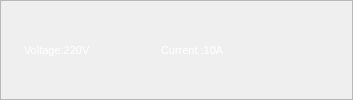
               <widget class="QFrame" name="left_10">
                <property name="sizePolicy">
                 <sizepolicy hsizetype="Expanding" vsizetype="Expanding">
                  <horstretch>11</horstretch>
                  <verstretch>5</verstretch>
                 </sizepolicy>
                </property>
                <property name="minimumSize">
                 <size>
                  <width>344</width>
                  <height>36</height>
                 </size>
                </property>
                <property name="styleSheet">
                 <string notr="true">#left_10{
	border-image: url(:/images/phptps/frame 1-01.svg);
	
	background-color: transparent;
	
	margin-top:3%
	
}
</string>
                </property>
                <property name="frameShape">
                 <enum>QFrame::StyledPanel</enum>
                </property>
                <property name="frameShadow">
                 <enum>QFrame::Raised</enum>
                </property>
                <layout class="QHBoxLayout" name="horizontalLayout_73">
                 <property name="leftMargin">
                  <number>23</number>
                 </property>
                 <property name="topMargin">
                  <number>2</number>
                 </property>
                 <property name="rightMargin">
                  <number>22</number>
                 </property>
                 <property name="bottomMargin">
                  <number>2</number>
                 </property>
                 <item>
                  <widget class="QLabel" name="voltage_9">
                   <property name="sizePolicy">
                    <sizepolicy hsizetype="Expanding" vsizetype="Expanding">
                     <horstretch>4</horstretch>
                     <verstretch>2</verstretch>
                    </sizepolicy>
                   </property>
                   <property name="minimumSize">
                    <size>
                     <width>81</width>
                     <height>0</height>
                    </size>
                   </property>
                   <property name="font">
                    <font>
                     <pointsize>8</pointsize>
                    </font>
                   </property>
                   <property name="styleSheet">
                    <string notr="true">color: rgb(255, 255, 255);
	background-color: transparent;
	border:none;</string>
                   </property>
                   <property name="text">
                    <string>Voltage:220V</string>
                   </property>
                  </widget>
                 </item>
                 <item>
                  <widget class="QLabel" name="label_75">
                   <property name="sizePolicy">
                    <sizepolicy hsizetype="Expanding" vsizetype="Expanding">
                     <horstretch>1</horstretch>
                     <verstretch>1</verstretch>
                    </sizepolicy>
                   </property>
                   <property name="minimumSize">
                    <size>
                     <width>44</width>
                     <height>0</height>
                    </size>
                   </property>
                   <property name="styleSheet">
                    <string notr="true">

		background-color: transparent;
	border:none;
	image: url(:/images/phptps/display-voltage-05.svg);
margin:7

</string>
                   </property>
                   <property name="text">
                    <string/>
                   </property>
                  </widget>
                 </item>
                 <item>
                  <widget class="QLabel" name="amper_5">
                   <property name="sizePolicy">
                    <sizepolicy hsizetype="Expanding" vsizetype="Expanding">
                     <horstretch>4</horstretch>
                     <verstretch>2</verstretch>
                    </sizepolicy>
                   </property>
                   <property name="minimumSize">
                    <size>
                     <width>73</width>
                     <height>0</height>
                    </size>
                   </property>
                   <property name="font">
                    <font>
                     <pointsize>8</pointsize>
                    </font>
                   </property>
                   <property name="styleSheet">
                    <string notr="true">color: rgb(255, 255, 255);
	background-color: transparent;
	border:none;</string>
                   </property>
                   <property name="text">
                    <string>Current :10A</string>
                   </property>
                  </widget>
                 </item>
                 <item>
                  <widget class="QLabel" name="label_76">
                   <property name="sizePolicy">
                    <sizepolicy hsizetype="Expanding" vsizetype="Expanding">
                     <horstretch>1</horstretch>
                     <verstretch>1</verstretch>
                    </sizepolicy>
                   </property>
                   <property name="minimumSize">
                    <size>
                     <width>27</width>
                     <height>0</height>
                    </size>
                   </property>
                   <property name="styleSheet">
                    <string notr="true">

	background-color: transparent;
	border:none;
	image: url(:/images/phptps/display-voltage-04.svg);
	</string>
                   </property>
                   <property name="text">
                    <string/>
                   </property>
                  </widget>
                 </item>
                 <item>
                  <widget class="QLabel" name="label_77">
                   <property name="sizePolicy">
                    <sizepolicy hsizetype="Preferred" vsizetype="Preferred">
                     <horstretch>1</horstretch>
                     <verstretch>1</verstretch>
                    </sizepolicy>
                   </property>
                   <property name="minimumSize">
                    <size>
                     <width>24</width>
                     <height>26</height>
                    </size>
                   </property>
                   <property name="styleSheet">
                    <string notr="true">
		background-color: transparent;
	border:none;
	image: url(:/images/phptps/display-voltage-06.svg);
</string>
                   </property>
                   <property name="text">
                    <string/>
                   </property>
                  </widget>
                 </item>
                 <item>
                  <widget class="QLabel" name="label_78">
                   <property name="sizePolicy">
                    <sizepolicy hsizetype="Expanding" vsizetype="Expanding">
                     <horstretch>1</horstretch>
                     <verstretch>1</verstretch>
                    </sizepolicy>
                   </property>
                   <property name="minimumSize">
                    <size>
                     <width>27</width>
                     <height>0</height>
                    </size>
                   </property>
                   <property name="styleSheet">
                    <string notr="true">

		background-color: transparent;
	border:none;
	image: url(:/images/phptps/display-voltage-03.svg);
	</string>
                   </property>
                   <property name="text">
                    <string/>
                   </property>
                  </widget>
                 </item>
                </layout>
               </widget>
